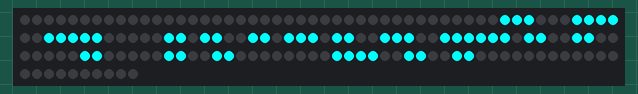
The sketch below on a simulated Teensy 4. On the bench: 160 RGB LEDs in strip order, left to right, continuing on the next row.

Above: at 129.83 s.

The sketch:

LED_Matrix_smooth_text_scrolling.ino
```cpp
#include "OctoWS2811.h"
#include "font.h"

//fixed values for octoWS2811
const int ledsPerStrip = 20;
const int rows = 8;

DMAMEM int displayMemory[ledsPerStrip * rows];
int drawingMemory[ledsPerStrip * rows];
const int config = WS2811_GRB | WS2811_800kHz;
OctoWS2811 leds(ledsPerStrip, displayMemory, drawingMemory, config);


//scrolling text message
char msg[] = "r3.at MakerFaireVienna r3.at realraum.at OpenBioLab Graz OLGA realraum Graz Fun Holz Elektronik Chemie Molekular Biologie Funk  ";
#define LENMSG 128
#define ZUSATZABSTAND 1

//number of colors. Each word gets sequentially colour in a new colour
//First word in msg[] gets first colour, etc
int Colors[][3] = {{0xFF,0x00,0x00},{0x00,0xFF,0x00},{0x00,0x00,0xFF},{0xAA,0x00,0xAA},{0xAA,0xAA,0x00},{0x00,0xAA,0xAA}};
#define NUMCOLORS 6

int OFF = 0x000000;

//DoubleFramebuffer
uint8_t field[rows][ledsPerStrip][3];


void setup() {
  leds.begin(); // start the octows2811 library
  delay(200);

  //clear screen
  for (int i = 0; i < leds.numPixels(); i++)
  {
    leds.setPixel(i, OFF);
  }
  leds.show();

  //init buffer with 0
  for (int a=0; a<rows; a++)
  {
    for (int b=0; b<ledsPerStrip; b++)
    {
      for (int c=0; c<3; c++)
      {
        field[a][b][c]=OFF;
      }
    }
  }
} //==end of setup()==//


void loop() {
  texttest(msg);
} //==end of loop()==//


void texttest(char msg[])
{
  uint8_t curent_word_color=0;

  //==Start of message setup==//
  for (int charIndex = 0; charIndex < (LENMSG - 1); charIndex++) //start of charIndex setup
  {
    int alphabetIndex = msg[charIndex] - ' ';
    if (alphabetIndex < 0)
    {
      alphabetIndex = 0;
    }

    if (msg[charIndex] == ' ')
    {
      curent_word_color++;
      curent_word_color %= NUMCOLORS;
    }

    for (int col = 0; col < 6+ZUSATZABSTAND; col++)
    {
      for (int row = 0; row < rows ; row++)
      {
        if (col < 5 && bitRead( alphabets[alphabetIndex][col], row ) == 1)
        {
          field[row][0][0] = Colors[curent_word_color][0];
          field[row][0][1] = Colors[curent_word_color][1];
          field[row][0][2] = Colors[curent_word_color][2];
        }
        else
        {
          field[row][0][0] = 0x0;
          field[row][0][1] = 0x0;
          field[row][0][2] = 0x0;
        }
      }

      //-- > 10x 1 / 10 weitereschieben ohne das feld zu verändern

      for(int i=0;i<255;i+=3)
      {
        for (int a = 0; a < rows; a++)
        {
          for (int b = 1; b <ledsPerStrip-1; b++)
          {
            int a1 = a * ledsPerStrip;
            leds.setPixel(
              ((a1 + b) - 1),
                ((constrain((field[a][ledsPerStrip-b-1][0])*i + (255-i)*(field[a][ledsPerStrip-b][0]),0,255))   )
              | ((constrain((field[a][ledsPerStrip-b-1][1])*i + (255-i)*(field[a][ledsPerStrip-b][1]),0,255))<<8)
              | ((constrain((field[a][ledsPerStrip-b-1][2])*i + (255-i)*(field[a][ledsPerStrip-b][2]),0,255))<<16)
            );
          }
        }
        //blend pixels from on LED to the next as fast as possible. e.g. without delay
        leds.show();
      }

      //==START OF THE SCROLL METHOD==//
      for (int a = 0; a < rows; a++)
      {
        for (int b = ledsPerStrip - 1; b >= 1; b--)
        {
          field[a][b][0] = field[a][b - 1][0];
          field[a][b][1] = field[a][b - 1][1];
          field[a][b][2] = field[a][b - 1][2];
        }
      } //end of Scroll Method
    } //end of Set Method
  } //end of message setup
} //end of texttest

//------- HELPER FUNCTION------//
// Create a 24 bit color value from R,G,B ////these strips are BRG
unsigned int Color(uint8_t r, uint8_t g, uint8_t b)
{
  //Take the lowest 8 bits of each value and append them end to end
  return ( ((uint32_t)g ) << 16 | ((uint32_t)b ) << 8 | (uint32_t)r );
}
```

Source omitted: font.h (data table, 4312 bytes)
